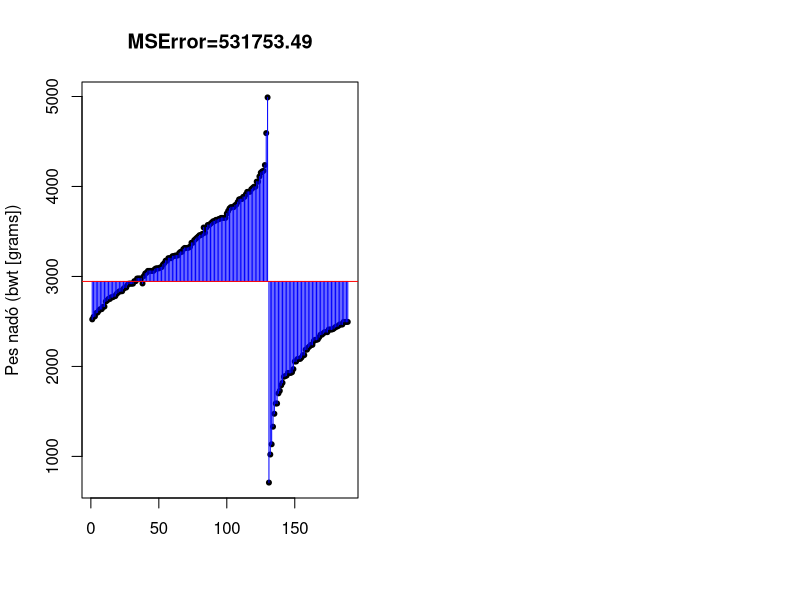
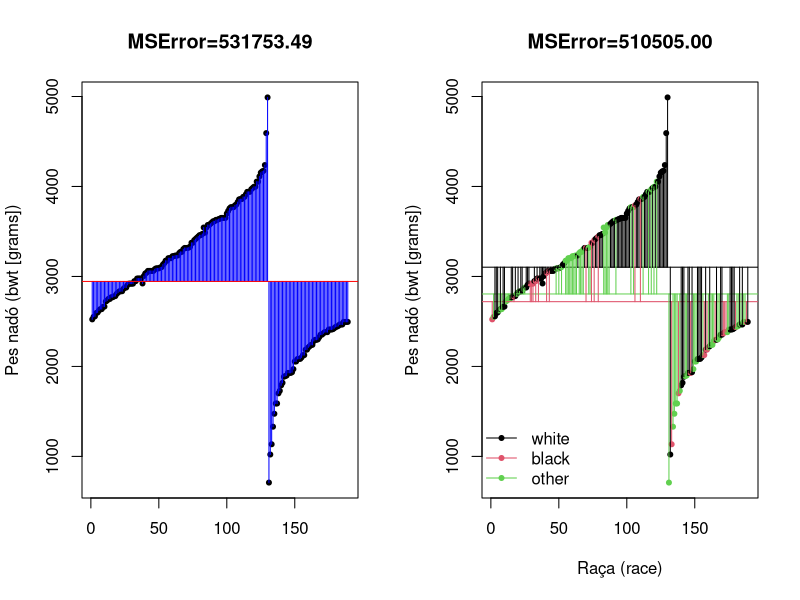
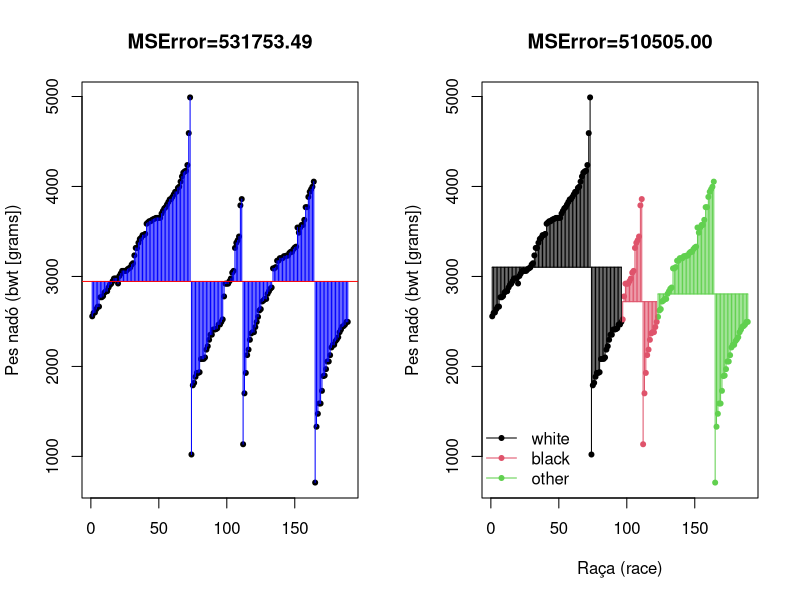
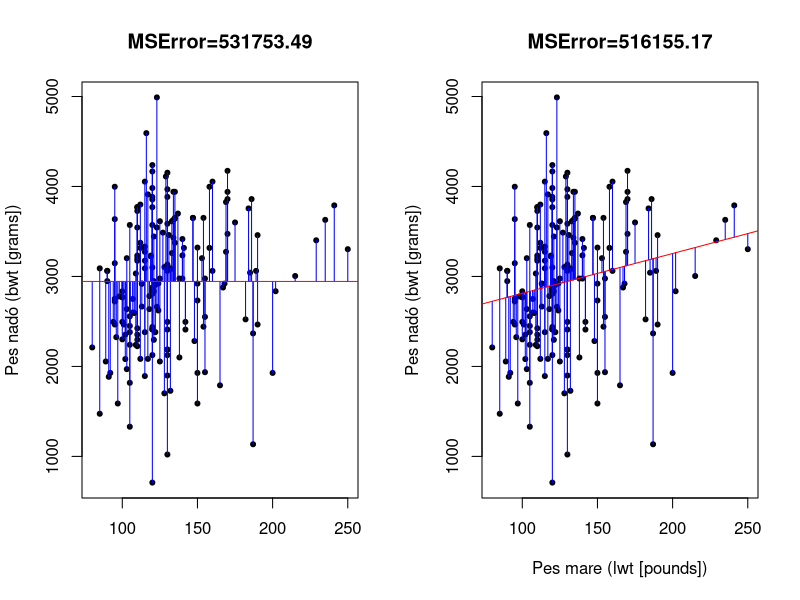
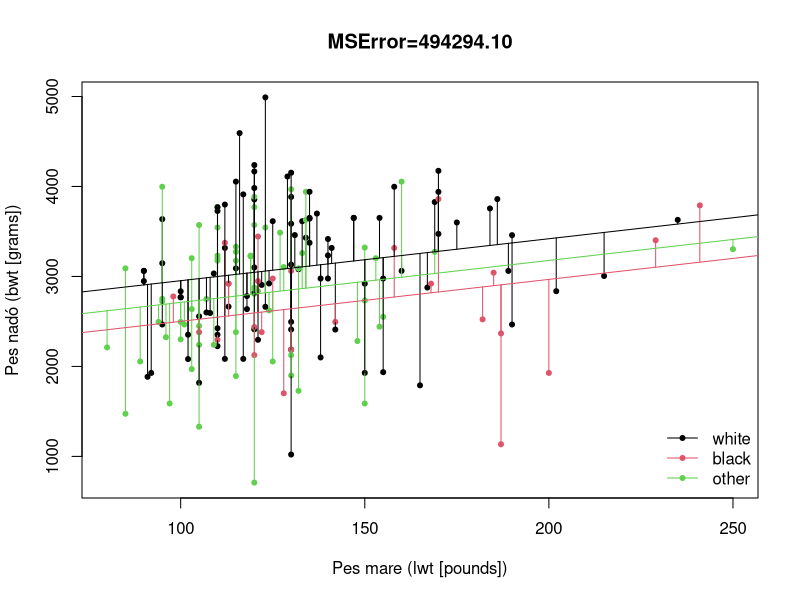
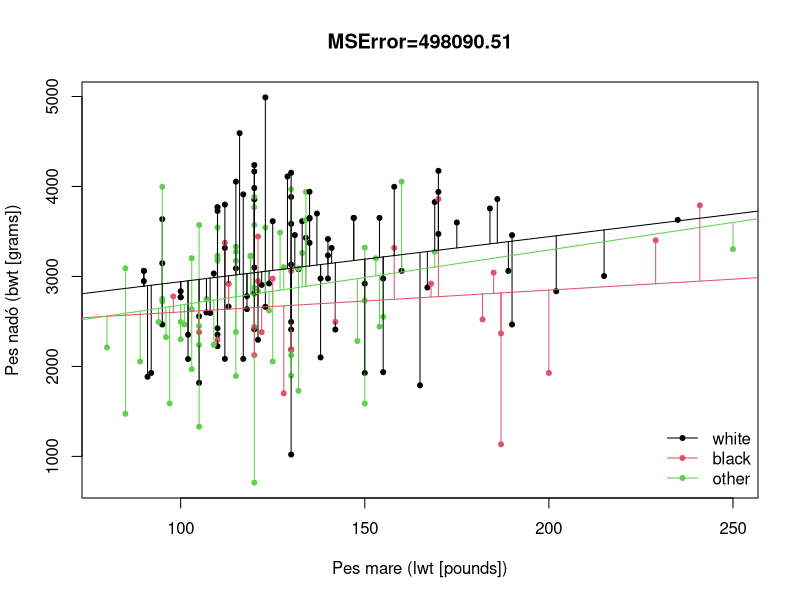

Here is the R script that generated these plots, in order:
## ---- chunk 1
data(birthwt, package='MASS')
## ---- chunk 2
SSError = function(resid, df){
  sum( (resid-mean(resid))^2 ) / df
}
par(mfrow=c(1,2))
plot(bwt~1, data = birthwt, pch=20, main=sprintf('MSError=%.2f', var(birthwt$bwt)),
     xlab = '', ylab = 'Pes nadó (bwt [grams])')
segments(x0 = 1:NROW(birthwt), x1 = 1:NROW(birthwt), 
         y0 = mean(birthwt[['bwt']]), y = birthwt[['bwt']], col='blue')
abline(h=mean(birthwt[['bwt']]), col='red')


par(mfrow=c(1,1))
## ---- chunk 3
par(mfrow=c(1,2))
plot(bwt~1, data = birthwt, pch=20, main=sprintf('MSError=%.2f', var(birthwt$bwt)),
     xlab = '', ylab = 'Pes nadó (bwt [grams])')
segments(x0 = 1:NROW(birthwt), x1 = 1:NROW(birthwt), 
         y0 = mean(birthwt[['bwt']]), y = birthwt[['bwt']], col='blue')
abline(h=mean(birthwt[['bwt']]), col='red')

m<-lm(bwt~as.factor(race), data = birthwt)
plot(bwt~1, data = birthwt, pch=20, main=sprintf('MSError=%.2f', SSError(m$residuals, m$df.residual)),
     xlab = 'Raça (race)', ylab = 'Pes nadó (bwt [grams])', col=race)
abline(h = mean(birthwt$bwt[birthwt$race == 1]), col=1)
abline(h = mean(birthwt$bwt[birthwt$race == 2]), col=2)
abline(h = mean(birthwt$bwt[birthwt$race == 3]), col=3)
segments(x0 = 1:NROW(birthwt), x1 = 1:NROW(birthwt), 
         y0 = predict(m), y = birthwt[['bwt']], col=birthwt$race)
legend('bottomleft', legend=c('white','black','other'), pch=20, lty=1, col=1:3, bty='n')
par(mfrow=c(1,1))
## ---- chunk 4
birthwt_ord = birthwt[order(birthwt$race),]
par(mfrow=c(1,2))
plot(bwt~1, data = birthwt_ord, pch=20, main=sprintf('MSError=%.2f', var(birthwt_ord$bwt)),
     xlab = '', ylab = 'Pes nadó (bwt [grams])')
segments(x0 = 1:NROW(birthwt_ord), x1 = 1:NROW(birthwt_ord), 
         y0 = mean(birthwt_ord[['bwt']]), y = birthwt_ord[['bwt']], col='blue')
abline(h=mean(birthwt_ord[['bwt']]), col='red')

m<-lm(bwt~as.factor(race), data = birthwt_ord)
plot(bwt~1, data = birthwt_ord, pch=20, main=sprintf('MSError=%.2f', SSError(m$residuals, m$df.residual)),
     xlab = 'Raça (race)', ylab = 'Pes nadó (bwt [grams])', col=race)
segments(y0 = mean(birthwt_ord$bwt[birthwt_ord$race == 1]), y = mean(birthwt_ord$bwt[birthwt_ord$race == 1]),
         x0 = min(which(birthwt_ord$race == 1)), x = max(which(birthwt_ord$race == 1)), col=1)
segments(y0 = mean(birthwt_ord$bwt[birthwt_ord$race == 2]), y = mean(birthwt_ord$bwt[birthwt_ord$race == 2]),
         x0 = min(which(birthwt_ord$race == 2)), x = max(which(birthwt_ord$race == 2)), col=2)
segments(y0 = mean(birthwt_ord$bwt[birthwt_ord$race == 3]), y = mean(birthwt_ord$bwt[birthwt_ord$race == 3]),
         x0 = min(which(birthwt_ord$race == 3)), x = max(which(birthwt_ord$race == 3)), col=3)
segments(x0 = 1:NROW(birthwt_ord), x1 = 1:NROW(birthwt_ord), 
         y0 = predict(m), y = birthwt_ord[['bwt']], col=birthwt_ord$race)
legend('bottomleft', legend=c('white','black','other'), pch=20, lty=1, col=1:3, bty='n')
par(mfrow=c(1,1))
## ---- chunk 5

par(mfrow=c(1,2))
plot(bwt~lwt, data = birthwt, pch=20, main=sprintf('MSError=%.2f', var(birthwt$bwt)),
     xlab = '', ylab = 'Pes nadó (bwt [grams])')
segments(x0 = birthwt[['lwt']], x1 = birthwt[['lwt']], 
         y0 = mean(birthwt[['bwt']]), y = birthwt[['bwt']], col='blue')
abline(h=mean(birthwt[['bwt']]), col='red')

m<-lm(bwt~lwt, data = birthwt)
plot(bwt~lwt, data = birthwt, pch=20, main=sprintf('MSError=%.2f', SSError(m$residuals, m$df.residual)),
     xlab = 'Pes mare (lwt [pounds])', ylab = 'Pes nadó (bwt [grams])')
segments(x0 = birthwt[['lwt']], x1 = birthwt[['lwt']], 
         y0 = predict(m), y = birthwt[['bwt']], col='blue')
abline(m, col='red')
par(mfrow=c(1,1))
## ---- chunk 6

m<-lm(bwt~lwt+as.factor(race), data = birthwt)
plot(bwt~lwt, data = birthwt, pch=20, col=birthwt$race, main=sprintf('MSError=%.2f', SSError(m$residuals, m$df.residual)),
     xlab = 'Pes mare (lwt [pounds])', ylab = 'Pes nadó (bwt [grams])')
segments(x0 = birthwt[['lwt']], x1 = birthwt[['lwt']], 
         y0 = predict(m), y = birthwt[['bwt']], col=birthwt$race)
abline(a = coefficients(m)[1], b = coefficients(m)[2], col=1)
abline(a = coefficients(m)[1] + coefficients(m)[3], b = coefficients(m)[2], col=2)
abline(a = coefficients(m)[1] + coefficients(m)[4], b = coefficients(m)[2], col=3)
legend('bottomright', legend=c('white','black','other'), pch=20, lty=1, col=1:3, bty='n')
## ---- chunk 7
m<-lm(bwt~lwt+as.factor(race)+lwt:as.factor(race), data = birthwt)
plot(bwt~lwt, data = birthwt, pch=20, col=birthwt$race, main=sprintf('MSError=%.2f', SSError(m$residuals, m$df.residual)),
     xlab = 'Pes mare (lwt [pounds])', ylab = 'Pes nadó (bwt [grams])')
segments(x0 = birthwt[['lwt']], x1 = birthwt[['lwt']], 
         y0 = predict(m), y = birthwt[['bwt']], col=birthwt$race)
cf = coefficients(m)
abline(a = cf[1], b = cf[2], col=1)
abline(a = cf[1] + cf[3], b = cf[2] + cf[5], col=2)
abline(a = cf[1] + cf[4], b =  cf[2] + cf[6], col=3)
legend('bottomright', legend=c('white','black','other'), pch=20, lty=1, col=1:3, bty='n')
